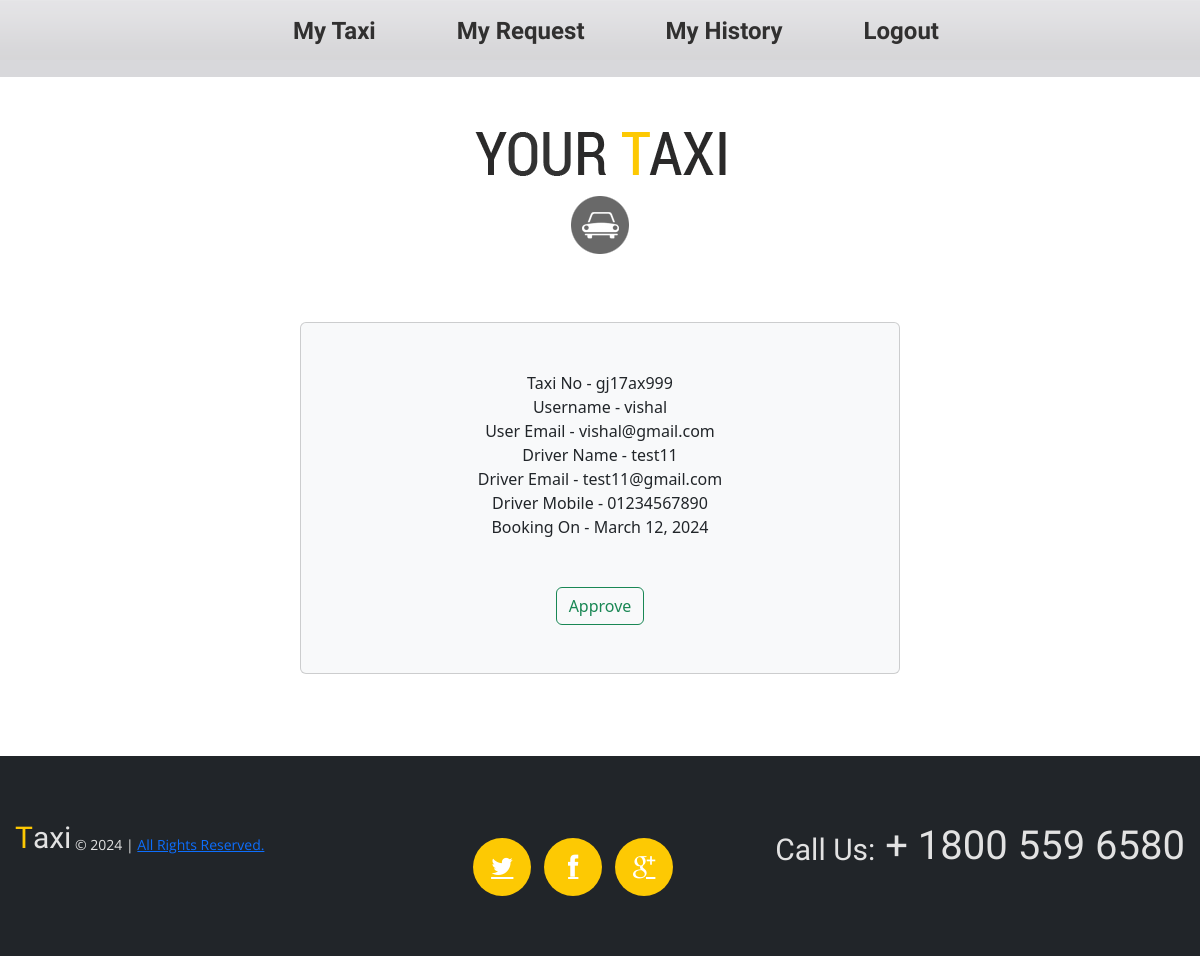
Page /driverbookingapproval/44/ (signed in) on the committed database.
### app1/models.py (models this page shows, shortened)
class TaxiBooking(models.Model):
    user=models.ForeignKey(Registeration,null=True,on_delete=models.CASCADE)
    taxi=models.ForeignKey(TaxiDetails,null=True,on_delete=models.CASCADE)
    booked_time=models.DateField(null=True,auto_now_add=True)
    is_booked=models.BooleanField(default=False)
    is_finished=models.BooleanField(default=False)
    is_paid = models.BooleanField(default=False)
    payment_id = models.CharField(max_length=100)

class TaxiDetails(models.Model):
    taxi_no=models.CharField(max_length=15,null=True)
    driver=models.ForeignKey(DriverRegisteration,on_delete=models.CASCADE)
    source=models.CharField(max_length=40,null=True)
    destination=models.CharField(max_length=40,null=True)
    price=models.IntegerField(null=True)
    is_booked=models.BooleanField(default=False)
    is_accepted=models.BooleanField(default=False)
    def __str__(self) -> str:
        return self.taxi_no

class Registeration(models.Model):
    name=models.CharField(max_length=30,null=True)
    mobile=models.CharField(max_length=30,null=True)
    email=models.EmailField()
    password=models.CharField(max_length=30,null=True)
    city=models.CharField(max_length=40,null=True)
    country=models.CharField(max_length=40,null=True)
    pincode=models.CharField(max_length=30,null=True)

class DriverRegisteration(models.Model):
    name=models.CharField(max_length=30,null=True)
    mobile=models.CharField(max_length=30,null=True)
    email=models.EmailField()
    password=models.CharField(max_length=30,null=True)
    badge_number=models.CharField(max_length=20,unique=True,null=True)

### app1/views.py (the view, shortened to what this page needs)
# urls.py: path('driverbookingapproval/<int:id>/',driverbookingapproval,name='driverbookingapproval'),
def driverbookingapproval(request,id):
    if 'email' in request.session.keys():
        driver=DriverRegisteration.objects.get(email=request.session['email'])
        model=TaxiBooking.objects.get(id=id)
        taxi_model=TaxiDetails.objects.get(driver=driver)
        return render(request,'driverbookingapproval.html',{'driver':driver,'model':model})
    else:
        return redirect('driversignin')

### app1/templates/driverbookingapproval.html (shortened to what this page needs)
{% extends 'driver_base.html' %}
{% load static %}
{% block body %}
      <div class="mt-5">
        <div class="card col-md-6 m-auto p-5 bg-light">
          {% if 'No data' != model %}
          <div class="text-center">
            Taxi No - {{ model.taxi.taxi_no }} <br>
            Username - {{ model.user.name }} <br>
            User Email - {{ model.user.email }} <br>
            Driver Name - {{ model.taxi.driver.name }} <br>
            Driver Email - {{ model.taxi.driver.email }} <br>
            Driver Mobile - {{ model.taxi.driver.mobile }} <br>
            Booking On - {{ model.booked_time }} <br>
          </div>
          <div class="text-center mt-5">
            <form method="post">
              <button type="submit" class="btn btn-outline-success">
                Approve
              </button>
            </form>
          </div>
          {% else %}
          <div class="text-danger text-center"><h2>No Request</h2></div>
          {% endif %}
        </div>
      </div>
{% endblock %}

### app1/static/css/style.css (style rules this page uses)
html { width: 100%; }
* { -webkit-text-size-adjust: none; }
body { position: relative; background-color: #4a4a4a; color: #878787; font: 14px/20px 'Open Sans', sans-serif; }
.btn { display: inline-block; background-color: #fdc903; color: #fff; font-size: 14px; line-height: 20px; padding: 10px 26px 8px 25px; }

### app1/static/css/grid.css (style rules this page uses)
body { min-width: 1200px; }

### rows in the picture
TaxiBooking: taxi.taxi_no "gj17ax999", user.name "vishal", user.email "vishal@gmail.com", taxi.driver.name "test11", taxi.driver.email "test11@gmail.com", taxi.driver.mobile "01234567890", booked_time "March 12, 2024"
